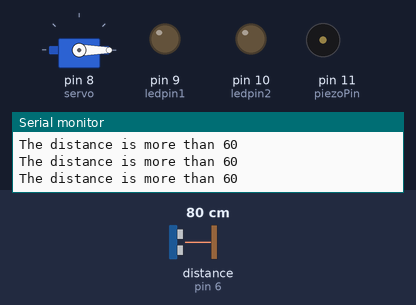
This sketch was run on a simulated Arduino Uno, built with avr-gcc and run on an emulated ATmega328P. Shown: servo, output pins drawn as LEDs (lit = HIGH), buzzer (waves = sounding), the last lines printed to the serial monitor. Wiring (inferred from the names in the program): ultrasonic range finder: trigger pin 7; echo pin 6. The test bench sets the inputs (shaded band); at power-on: distance to the obstacle (sensor on pin 6) 80 cm. The echo pulse lasts 58.3 µs per cm; pins used as bus, display or sensor lines are not drawn.

Above: at 1.2 s.
1.3 s: distance to the obstacle (sensor on pin 6) set to 44 cm
3.2 s: distance to the obstacle (sensor on pin 6) set to 38 cm
At 3.37 s:
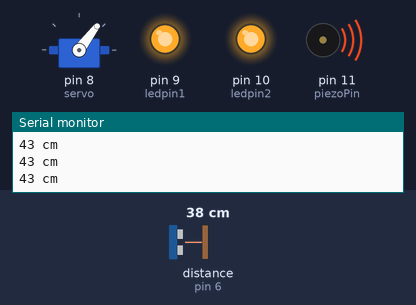
6.2 s: distance to the obstacle (sensor on pin 6) set to 250 cm
At 6.37 s:
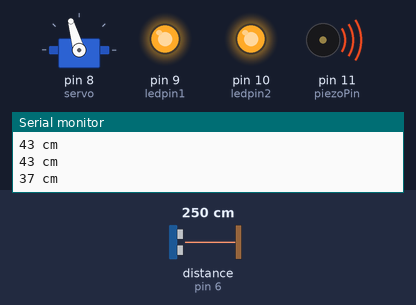
9.2 s: distance to the obstacle (sensor on pin 6) set to 2 cm
At 10.04 s:
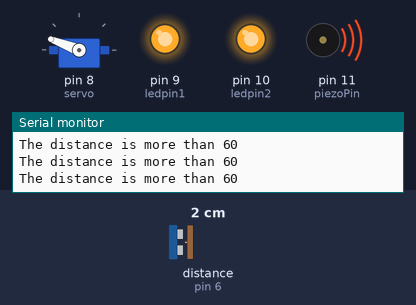
12.2 s: distance to the obstacle (sensor on pin 6) set to 60 cm
At 13.03 s:
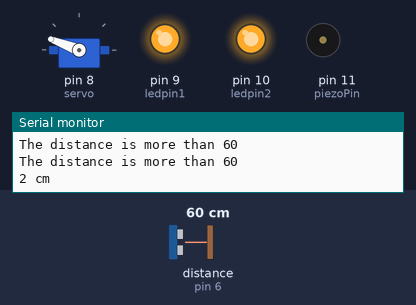
Timing chart, 0 to 16.0 s (numbered marks = the images above; inputs shaded):
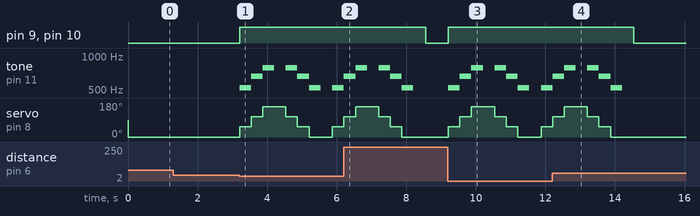

The sketch:

arduino_code.ino
```cpp
#include <Servo.h>
#define trigPin 7
#define echoPin 6
#define ledpin1 9
#define ledpin2 10
#define piezoPin 11

Servo servo;
int sound = 250;
void setup() {
	Serial.begin (9600);
	pinMode(trigPin, OUTPUT);
	pinMode(echoPin, INPUT);
	servo.attach(8);
	pinMode(ledpin1 , OUTPUT);
  	pinMode(ledpin2 , OUTPUT);
	}

void loop() {
	long duration, distance;
	digitalWrite(trigPin, LOW);
	delayMicroseconds(2);
	digitalWrite(trigPin, HIGH);
	delayMicroseconds(10);
	digitalWrite(trigPin, LOW);
	duration = pulseIn(echoPin, HIGH);
	distance = (duration/2) / 29.1;
	if (distance < 40) {
        digitalWrite(ledpin1, HIGH);
      	digitalWrite(ledpin2, HIGH);
        tone(11, 523, 1);
      	servo.write(0);
       	delay(1);
      	tone(11, 523, 333);
        servo.write(53);
        delay(333);
      	tone(11, 659, 333);
        servo.write(106);
        delay(333);
      	tone(11, 784, 333);
        servo.write(159);
		delay(666);
      	tone(11, 784, 333);
		servo.write(106);
		delay(333);
        tone(11, 659, 333);
		servo.write(53);
		delay(333);
      	tone(11, 523, 333);
		servo.write(0);
		delay(666);
		}

	else {
		servo.write(0);
		digitalWrite(ledpin1, LOW);
      	digitalWrite(ledpin2, LOW);
		}

	if (distance > 60 || distance <= 0){
		Serial.println("The distance is more than 60");
	}

	else {
		Serial.print(distance);
		Serial.println(" cm");
		}
}
```

Measured:
- the behaviour switches between 41 and 40 cm on distance to the obstacle (sensor on pin 6) (found by bisection; images 0 and 1)
- after the input at 3.2 s, pin 9 (ledpin1), pin 10 (ledpin2): LOW → HIGH at once
- after the input at 6.2 s, pin 9 (ledpin1), pin 10 (ledpin2): HIGH → LOW after 2.4 s; tone on pin 11 (piezoPin): goes on until 8.2 s, then stays silent
- after the input at 9.2 s, pin 9 (ledpin1), pin 10 (ledpin2): LOW → HIGH at once
- after the input at 12.2 s, pin 9 (ledpin1), pin 10 (ledpin2): HIGH → LOW after 2.3 s; tone on pin 11 (piezoPin): goes on until 14.2 s, then stays silent
